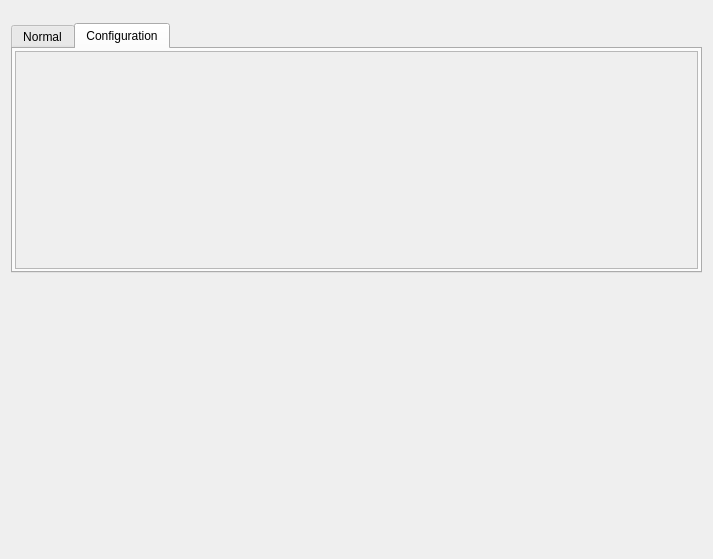
<?xml version="1.0" encoding="UTF-8"?>
<ui version="4.0">
 <class>Form</class>
 <widget class="QWidget" name="Form">
  <property name="geometry">
   <rect>
    <x>0</x>
    <y>0</y>
    <width>713</width>
    <height>559</height>
   </rect>
  </property>
  <property name="sizePolicy">
   <sizepolicy hsizetype="Preferred" vsizetype="Preferred">
    <horstretch>0</horstretch>
    <verstretch>0</verstretch>
   </sizepolicy>
  </property>
  <property name="windowTitle">
   <string>Form</string>
  </property>
  <layout class="QVBoxLayout" name="verticalLayout_3">
   <item>
    <widget class="TyphosDisplayTitle" name="TyphosDisplayTitle">
     <property name="toolTip">
      <string/>
     </property>
    </widget>
   </item>
   <item>
    <layout class="QGridLayout" name="gridLayout_3"/>
   </item>
   <item>
    <widget class="PyDMEmbeddedDisplay" name="PyDMEmbeddedDisplay">
     <property name="toolTip">
      <string/>
     </property>
     <property name="filename" stdset="0">
      <string>SmarPod_position.ui</string>
     </property>
    </widget>
   </item>
   <item>
    <widget class="QTabWidget" name="signal_tab">
     <property name="sizePolicy">
      <sizepolicy hsizetype="Expanding" vsizetype="Maximum">
       <horstretch>0</horstretch>
       <verstretch>0</verstretch>
      </sizepolicy>
     </property>
     <property name="minimumSize">
      <size>
       <width>0</width>
       <height>250</height>
      </size>
     </property>
     <property name="maximumSize">
      <size>
       <width>16777215</width>
       <height>500</height>
      </size>
     </property>
     <property name="autoFillBackground">
      <bool>false</bool>
     </property>
     <property name="tabPosition">
      <enum>QTabWidget::North</enum>
     </property>
     <property name="tabShape">
      <enum>QTabWidget::Rounded</enum>
     </property>
     <property name="currentIndex">
      <number>1</number>
     </property>
     <property name="elideMode">
      <enum>Qt::ElideNone</enum>
     </property>
     <property name="usesScrollButtons">
      <bool>false</bool>
     </property>
     <property name="documentMode">
      <bool>false</bool>
     </property>
     <property name="tabBarAutoHide">
      <bool>false</bool>
     </property>
     <widget class="QWidget" name="normal_tab">
      <attribute name="title">
       <string>Normal</string>
      </attribute>
      <layout class="QHBoxLayout" name="misc_tab_layout">
       <property name="leftMargin">
        <number>2</number>
       </property>
       <property name="topMargin">
        <number>2</number>
       </property>
       <property name="rightMargin">
        <number>2</number>
       </property>
       <property name="bottomMargin">
        <number>2</number>
       </property>
       <item>
        <widget class="QScrollArea" name="normal_scroll">
         <property name="horizontalScrollBarPolicy">
          <enum>Qt::ScrollBarAlwaysOff</enum>
         </property>
         <property name="sizeAdjustPolicy">
          <enum>QAbstractScrollArea::AdjustToContentsOnFirstShow</enum>
         </property>
         <property name="widgetResizable">
          <bool>true</bool>
         </property>
         <widget class="QWidget" name="normal_widget">
          <property name="geometry">
           <rect>
            <x>0</x>
            <y>0</y>
            <width>685</width>
            <height>215</height>
           </rect>
          </property>
          <layout class="QVBoxLayout" name="verticalLayout">
           <property name="leftMargin">
            <number>2</number>
           </property>
           <property name="topMargin">
            <number>2</number>
           </property>
           <property name="rightMargin">
            <number>2</number>
           </property>
           <property name="bottomMargin">
            <number>2</number>
           </property>
           <item>
            <widget class="TyphosSignalPanel" name="normal_panel">
             <property name="toolTip">
              <string/>
             </property>
             <property name="whatsThis">
              <string>
    Panel of Signals for Device
    </string>
             </property>
             <property name="showHints" stdset="0">
              <bool>false</bool>
             </property>
             <property name="showNormal" stdset="0">
              <bool>true</bool>
             </property>
             <property name="showConfig" stdset="0">
              <bool>false</bool>
             </property>
             <property name="showOmitted" stdset="0">
              <bool>false</bool>
             </property>
            </widget>
           </item>
           <item>
            <spacer name="normal_spacer">
             <property name="orientation">
              <enum>Qt::Vertical</enum>
             </property>
             <property name="sizeHint" stdset="0">
              <size>
               <width>20</width>
               <height>40</height>
              </size>
             </property>
            </spacer>
           </item>
          </layout>
         </widget>
        </widget>
       </item>
      </layout>
     </widget>
     <widget class="QWidget" name="config_tab">
      <attribute name="title">
       <string>Configuration</string>
      </attribute>
      <layout class="QHBoxLayout" name="config_tab_layout">
       <property name="leftMargin">
        <number>2</number>
       </property>
       <property name="topMargin">
        <number>2</number>
       </property>
       <property name="rightMargin">
        <number>2</number>
       </property>
       <property name="bottomMargin">
        <number>2</number>
       </property>
       <item>
        <widget class="QScrollArea" name="config_scroll">
         <property name="font">
          <font>
           <underline>false</underline>
          </font>
         </property>
         <property name="horizontalScrollBarPolicy">
          <enum>Qt::ScrollBarAlwaysOff</enum>
         </property>
         <property name="sizeAdjustPolicy">
          <enum>QAbstractScrollArea::AdjustToContentsOnFirstShow</enum>
         </property>
         <property name="widgetResizable">
          <bool>true</bool>
         </property>
         <widget class="QWidget" name="config_widget">
          <property name="geometry">
           <rect>
            <x>0</x>
            <y>0</y>
            <width>685</width>
            <height>215</height>
           </rect>
          </property>
          <layout class="QVBoxLayout" name="verticalLayout_2">
           <property name="leftMargin">
            <number>2</number>
           </property>
           <property name="topMargin">
            <number>2</number>
           </property>
           <property name="rightMargin">
            <number>2</number>
           </property>
           <property name="bottomMargin">
            <number>2</number>
           </property>
           <item>
            <widget class="TyphosSignalPanel" name="config_panel">
             <property name="sizePolicy">
              <sizepolicy hsizetype="Preferred" vsizetype="Maximum">
               <horstretch>0</horstretch>
               <verstretch>0</verstretch>
              </sizepolicy>
             </property>
             <property name="toolTip">
              <string/>
             </property>
             <property name="whatsThis">
              <string>
    Panel of Signals for Device
    </string>
             </property>
             <property name="showHints" stdset="0">
              <bool>false</bool>
             </property>
             <property name="showNormal" stdset="0">
              <bool>false</bool>
             </property>
             <property name="showOmitted" stdset="0">
              <bool>false</bool>
             </property>
            </widget>
           </item>
           <item>
            <widget class="PyDMEmbeddedDisplay" name="PyDMEmbeddedDisplay_2">
             <property name="toolTip">
              <string/>
             </property>
             <property name="filename" stdset="0">
              <string>SmarPod_position.ui</string>
             </property>
            </widget>
           </item>
           <item>
            <spacer name="config_spacer">
             <property name="orientation">
              <enum>Qt::Vertical</enum>
             </property>
             <property name="sizeHint" stdset="0">
              <size>
               <width>20</width>
               <height>40</height>
              </size>
             </property>
            </spacer>
           </item>
          </layout>
         </widget>
        </widget>
       </item>
      </layout>
     </widget>
    </widget>
   </item>
   <item>
    <spacer name="verticalSpacer">
     <property name="orientation">
      <enum>Qt::Vertical</enum>
     </property>
     <property name="sizeHint" stdset="0">
      <size>
       <width>20</width>
       <height>40</height>
      </size>
     </property>
    </spacer>
   </item>
  </layout>
 </widget>
 <customwidgets>
  <customwidget>
   <class>PyDMEmbeddedDisplay</class>
   <extends>QFrame</extends>
   <header>pydm.widgets.embedded_display</header>
  </customwidget>
  <customwidget>
   <class>TyphosDisplayTitle</class>
   <extends>QFrame</extends>
   <header>typhos.display</header>
  </customwidget>
  <customwidget>
   <class>TyphosSignalPanel</class>
   <extends>QWidget</extends>
   <header>typhos.panel</header>
  </customwidget>
 </customwidgets>
 <resources/>
 <connections/>
</ui>
